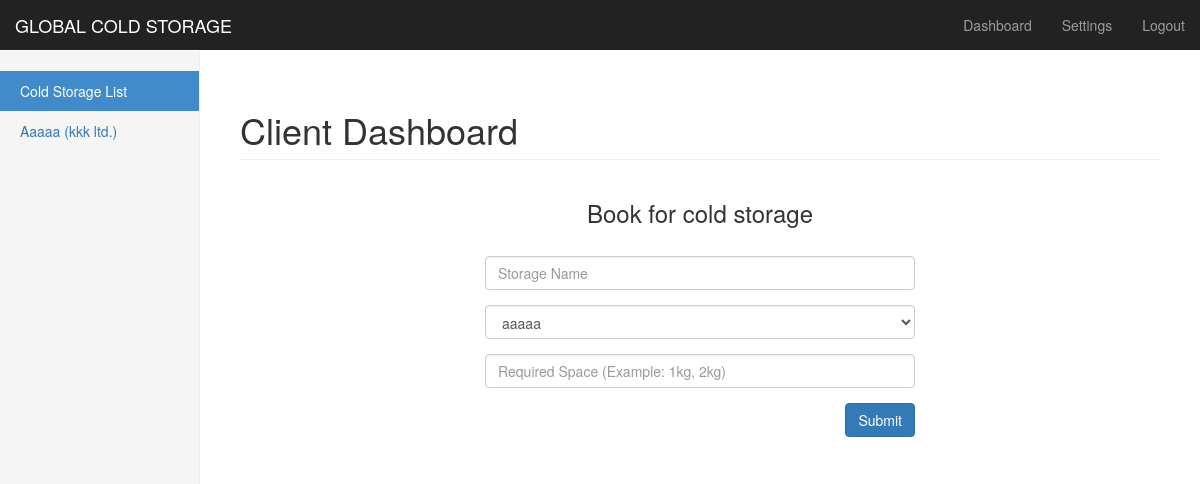
Before: /client_dashboard.php (signed in) with the older database file.
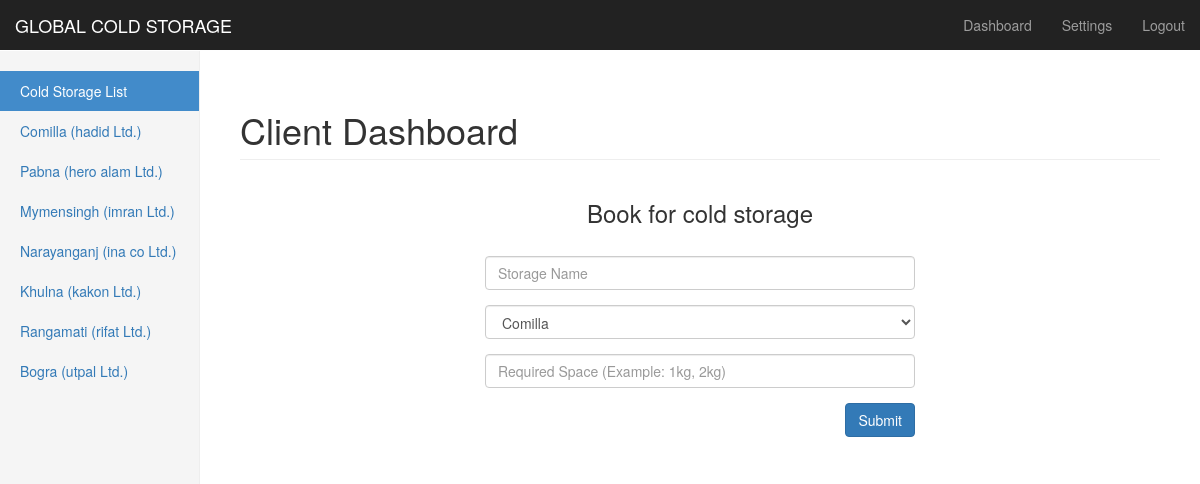
After: the same page with the newer database file.
### tables this page shows
CREATE TABLE `storage_info` (
  `storage_id` int(11) NOT NULL,
  `storage_name` varchar(50) NOT NULL,
  `product_type` varchar(100) DEFAULT NULL,
  `storage_location` varchar(50) NOT NULL,
  `payment` int(10) DEFAULT NULL,
  `contact` varchar(50) DEFAULT NULL,
  `storage_capacity` varchar(50) DEFAULT NULL,
  `storage_temperature` varchar(50) DEFAULT NULL
);

### client_dashboard.php (the view, shortened to what this page needs)
<?php
require 'dbconnection.php';
$storage_info = array();
$sqlquery1 = "SELECT `storage_name`, `storage_location` FROM `storage_info`";
if ($result1 = $dbconnect->query($sqlquery1)) {
	while ($info_rows = $result1->fetch_array(MYSQLI_ASSOC)) {
		$storage_info[] = $info_rows;
	}
}
sort($storage_info);
?>
<!DOCTYPE html>
<html lang="en">
<head>
    <link href="lib/bootstrap/css/bootstrap.min.css" rel="stylesheet">
    <link href="lib/animate-css/animate.min.css" rel="stylesheet">
    <link href="css/ownerdashboard.css" rel="stylesheet">
	<link rel="stylesheet" href="css/Reglog.css">
</head>
<body>
    <nav class="navbar navbar-inverse navbar-fixed-top">
        <div class="container-fluid">
            <div class="navbar-header">
                <a class="navbar-brand" href="index.php">GLOBAL COLD STORAGE</a>
            </div>
            <div id="navbar" class="navbar-collapse collapse">
                <ul class="nav navbar-nav navbar-right">
                    <li><a href="client_dashboard.php">Dashboard</a></li>
                    <li><a href="owner_setting.php">Settings</a></li>
                    <li><a href="logout.php">Logout</a></li>
                </ul>
            </div>
        </div>
    </nav>
    <div class="container-fluid">
        <div class="row">
            <div class="col-sm-3 col-md-2 sidebar">
                <ul class="nav nav-sidebar">
                    <li class="active"><a href="#">Cold Storage List <span class="sr-only">(current)</span></a></li>
                    <?php
                    	foreach ($storage_info as $info_row) {
                    		echo "<li><a>" . ucfirst($info_row['storage_location']) . " (" . $info_row['storage_name'] . ")</a></li>";
                    	}
                    ?>
                </ul>
            </div>
            <div class="col-sm-9 col-sm-offset-3 col-md-10 col-md-offset-2 main">
                <h1 class="page-header">Client Dashboard</h1>
                <div class="col-md-6 col-md-offset-3">
                	<h3 class="text-center">Book for cold storage</h3>
                	<div class="form-area">
	                    <form role="form" method="post" action="#">
	                        <br style="clear:both">
	                        <div class="form-group">
	                            <input type="text" class="form-control" id="storage_name" name="storage_name" placeholder="Storage Name" required>
	                        </div>
	                        <div class="form-group">
	                            <select class="form-control" id="storage_location" name="storage_location" placeholder="Storage Location" required>
	                            	<?php
	                            		foreach ($storage_info as $info_row) {
	                            			echo "<option>" . $info_row['storage_location'] ."</option>";
	                            		}
	                            	?>
	                            </select>
	                        </div>
	                        <div class="form-group">
	                            <input type="text" class="form-control" id="space" name="require_space" placeholder="Required Space (Example: 1kg, 2kg)" required>
	                        </div>
	                        <button type="submit" id="submit" name="form_datasubmit" class="btn btn-primary pull-right">Submit</button>
	                    </form>
	                </div>
                </div>
            </div>
        </div>
    </div>
</body>
</html>

### css/ownerdashboard.css (style rules this page uses)
body { padding-top: 50px; }
.navbar-fixed-top { border: 0; }
.sidebar { display: none; }
@media (min-width: 768px) { .sidebar { position: fixed; top: 51px; bottom: 0; left: 0; z-index: 1000; display: block; padding: 20px; overflow-x: hidden; overflow-y: auto; background-color: #f5f5f5; border-right: 1px solid #eee; } }
.nav-sidebar { margin-right: -21px; margin-bottom: 20px; margin-left: -20px; }
.nav-sidebar > li > a { padding-right: 20px; padding-left: 20px; }
.nav-sidebar > .active > a, .nav-sidebar > .active > a:hover, .nav-sidebar > .active > a:focus { color: #fff; background-color: #428bca; }
.main { padding: 20px; }
@media (min-width: 768px) { .main { padding-right: 40px; padding-left: 40px; } }
.main .page-header { margin-top: 0; }

### css/Reglog.css (style rules this page uses)
body { padding-top: 90px; }

Changed rows visible on the page:
added storage_info: storage_location "Comilla", storage_name "hadid Ltd."
added storage_info: storage_location "Pabna", storage_name "hero alam Ltd."
changed storage_info: storage_location "Aaaaa" → "Mymensingh"; storage_name "kkk ltd." → "imran Ltd."
added storage_info: storage_location "Narayanganj", storage_name "ina co Ltd."
added storage_info: storage_location "Khulna", storage_name "kakon Ltd."
added storage_info: storage_location "Rangamati", storage_name "rifat Ltd."
added storage_info: storage_location "Bogra", storage_name "utpal Ltd."
Other visible differences:
form field storage_location: "aaaaa" → "Comilla"
